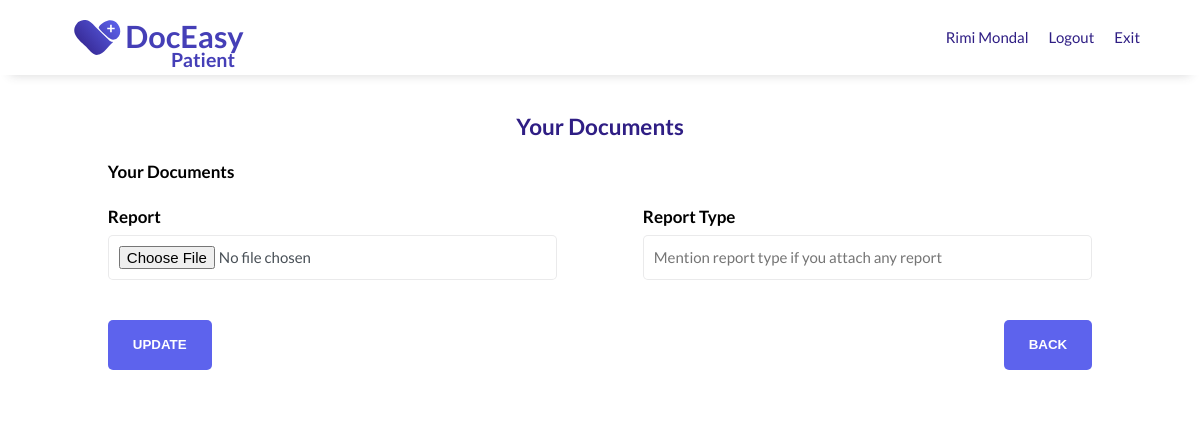
/public/dashboard/ProfilePage/patientDocuments.php (signed in), run on an earlier commit of the app's database.
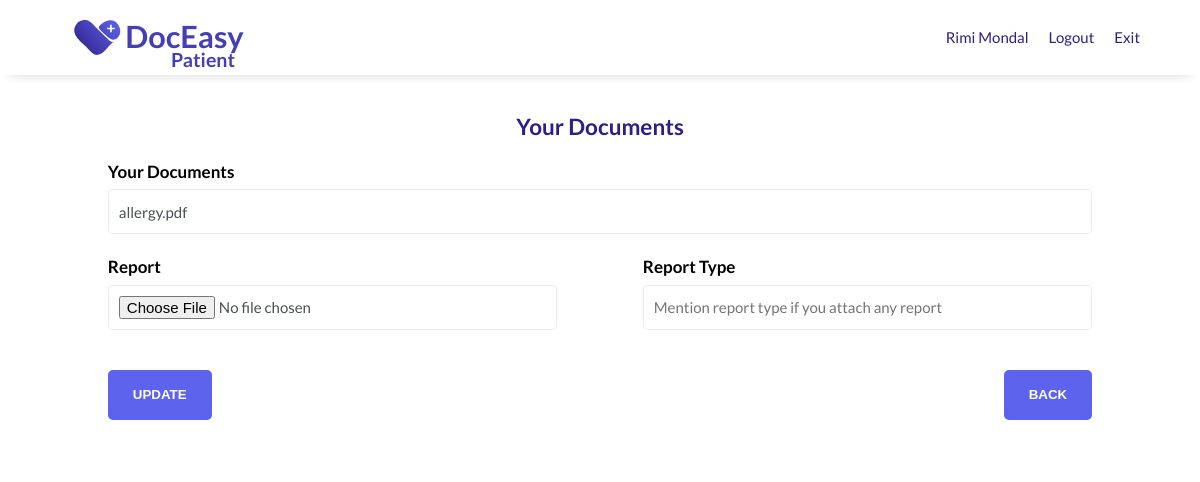
And on a later commit of the database.
### tables this page shows
CREATE TABLE `patient_document` (
  `id` int(5) NOT NULL,
  `patient_id` int(5) UNSIGNED NOT NULL,
  `report_type` varchar(50) NOT NULL,
  `report` mediumblob NOT NULL
);

### public/dashboard/ProfilePage/patientDocuments.php (the view, shortened to what this page needs)
<?php
require_once "../../config.php";
if ($_SESSION["loggedIn"]) {
?>
    <!DOCTYPE html>
    <html lang="en">
    <head>
        <link rel="stylesheet" type="text/css" href="/assets/css/PatientRegister.css" />
    </head>
    <body>
        <?php
        $uname =  $_SESSION["uname"];
        $sql = "SELECT * FROM patient WHERE username='$uname'";
        $result = $conn->query($sql);
        $row = $result->fetch_assoc();
        if ($row) {
        ?>
            <header id="header">
                <div class="logo">
                    <a href="../../patientDash.php">
                        <img class="logo-img" id="header-img" src="/assets/images/doceasy/doceasy-patient-logo.svg" alt="DocEasy logo" />
                    </a>
                </div>
                <nav id="nav-bar">
                    <ul>
                        <li><a class="nav-link" href="#"><?php echo $row["full_name"];  ?></a></li>
                        <li><a class="nav-link" href="/public/logout/patietLogout.php">Logout</a></li>
                        <li><a class="nav-link" href="../patientDash.php">Exit</a></li>
                    </ul>
                </nav>
            </header>
            <main>
                <?php
                $patient_id = $row["p_id"];
                ?>
                <section id="registration">
                    <h2>Your Documents</h2>
                    <div class="grid">
                        <form id="form" action="" method="POST">
                            <div class="column-100">
                                <div class="form-group">
                                    <label id="document-label" for="document"><strong>Your Documents</strong></label>
                                    <?php
                                    $sql_document = "SELECT * FROM patient, patient_document WHERE patient.p_id = patient_document.patient_id AND patient_id = $patient_id ";
                                    $result_document = $conn->query($sql_document);
                                    while ($row_document = $result_document->fetch_array()) { ?>
                                        <input name="report" class="form-control" id="document" value="<?php echo $row_document["report"] ?>" disabled />
                                    <?php } ?>
                                </div>
                            </div>
                            <div class="column-50">
                                <div class="form-group">
                                    <label id="report-label" for="report"><strong>Report</strong></label>
                                    <input type="file" name="report" class="form-control" id="report" value="<?php $report ?>" />
                                </div>
                            </div>
                            <div class="column-50">
                                <div class="form-group">
                                    <label id="report_type-label" for="report_type"><strong>Report Type</strong></label>
                                    <input type="text" name="report_type" class="form-control" id="report_type" placeholder="Mention report type if you attach any report" value="<?php $report_type ?>" />
                                </div>
                            </div>
                            <div class="column-50">
                                <div class="form-group">
                                    <input id="submit" type="submit" name="update" value="Update" class="btn" />
                                </div>
                            </div>
                            <div class="column-50">
                                <div class="form-group">
                                    <a href="./updatePatientProfile.php">
                                        <input id="back" type="button" value="back" class="btn" />
                                    </a>
                                </div>
                            </div>
                        </form>
                    </div>
                </section>
            </main>
    </body>
<?php
        }
    } else {
        header("Location: /public/login/PatientLogin.php");
    }
?>
    </html>

What changed in the data, as far as the page shows it:
added patient_document: report "allergy.pdf"
